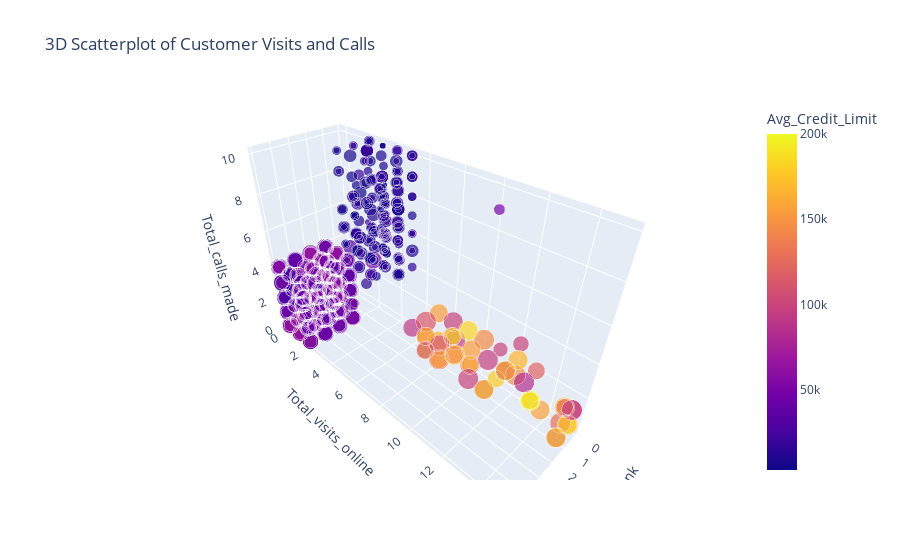

Notebook code cell kept with this figure:
### Code cell
# plotting a 3D scatterplot
fig = px.scatter_3d(df, x='Total_visits_bank', y='Total_visits_online', z='Total_calls_made', color='Avg_Credit_Limit', size='Total_Credit_Cards', title='3D Scatterplot of Customer Visits and Calls')
fig.show()

### Figure 1 — Plotly figure (JSON) as saved in the notebook; plotly's stock layout.template omitted (floating-point values rounded to 4 significant figures; data arrays with more than 128 entries replaced by an {"elided": "..."} marker saying what was removed)
{"data": [{"hovertemplate": "Total_visits_bank=%{x}<br>Total_visits_online=%{y}<br>Total_calls_made=%{z}<br>Total_Credit_Cards=%{marker.size}<br>Avg_Credit_Limit=%{marker.color}<extra></extra>", "legendgroup": "", "marker": {"color": {"elided": "660 int values"}, "coloraxis": "coloraxis", "size": {"elided": "660 int values"}, "sizemode": "area", "sizeref": 0.025, "symbol": "circle"}, "mode": "markers", "name": "", "scene": "scene", "showlegend": false, "type": "scatter3d", "x": {"elided": "660 int values"}, "y": {"elided": "660 int values"}, "z": {"elided": "660 int values"}}], "layout": {"coloraxis": {"colorbar": {"title": {"text": "Avg_Credit_Limit"}}, "colorscale": [[0, "#0d0887"], [0.1111, "#46039f"], [0.2222, "#7201a8"], [0.3333, "#9c179e"], [0.4444, "#bd3786"], [0.5556, "#d8576b"], [0.6667, "#ed7953"], [0.7778, "#fb9f3a"], [0.8889, "#fdca26"], [1, "#f0f921"]]}, "legend": {"itemsizing": "constant", "tracegroupgap": 0}, "scene": {"domain": {"x": [0, 1], "y": [0, 1]}, "xaxis": {"title": {"text": "Total_visits_bank"}}, "yaxis": {"title": {"text": "Total_visits_online"}}, "zaxis": {"title": {"text": "Total_calls_made"}}}, "title": {"text": "3D Scatterplot of Customer Visits and Calls"}}}
